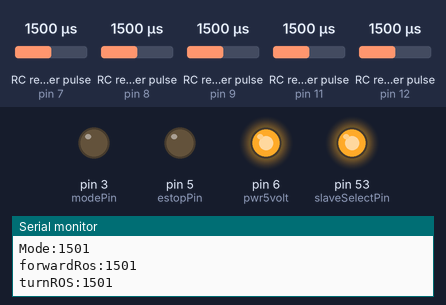
Bench run of a sketch on a simulated Arduino Mega 2560, built with avr-gcc and run on an emulated ATmega2560. On the bench: output pins drawn as LEDs (lit = HIGH), the last lines printed to the serial monitor. Wiring (inferred from the names in the program): 5 × RC receiver channel: data pin 7 / data pin 8 / data pin 9 / data pin 11 / data pin 12. The test bench sets the inputs (shaded band); at power-on: RC receiver pulse (sensors on pin 7, pin 8, pin 9, pin 11, pin 12) 1500 µs.

Above: at 1.2 s.
1.3 s: RC receiver pulse (sensor on pin 7) set to 1020 µs
At 2.6 s:
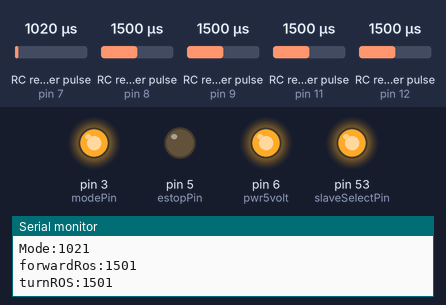
2.9 s: RC receiver pulse (sensor on pin 7) set to 1500 µs
At 4.1 s:
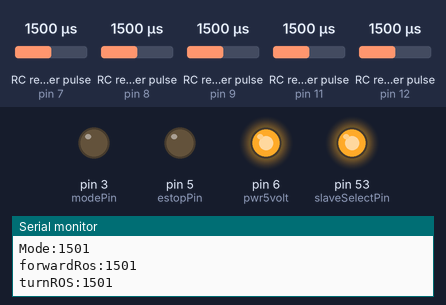
4.4 s: RC receiver pulse (sensor on pin 7) set to 1250 µs
At 5.8 s:
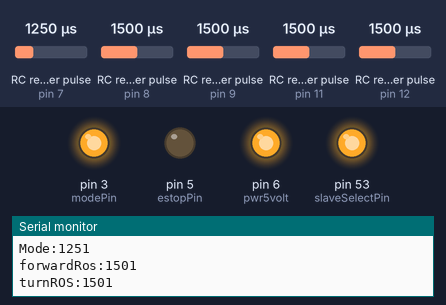
Timing chart, 0 to 7.4 s (numbered marks = the images above; inputs shaded):
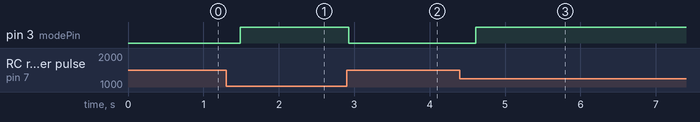

Measured:
- after the input at 1.3 s, pin 3 (modePin): LOW → HIGH after 0.19 s
- after the input at 2.9 s, pin 3 (modePin): HIGH → LOW at once
- after the input at 4.4 s, pin 3 (modePin): LOW → HIGH after 0.21 s

The sketch:

arduino_motor_pwm.ino
```cpp
#include <SPI.h>

#define pwr5volt 6
#define slaveSelectPin 53
#define RC2 8
#define RC3 9
#define RC4 7
#define modePin 3
#define estopPin 5

#define throttle_input 11
#define steering_input 12


int throttle=1500; // Here's where we'll keep our channel values
int steering=1500;
int mode=1500;//

int forward=1500;
int turn=1500;
int forwardROS=1500;
int turnROS=1500;

int prevforwardROS=1500;
int prevturnROS=1500;

double right_calib=1;
double left_calib=1.1;


void setup() {

    SPI.begin(); //initialize SPI
    pinMode(pwr5volt,OUTPUT);
    pinMode(slaveSelectPin,OUTPUT);
    digitalWrite(pwr5volt,HIGH);

    pinMode(RC2, INPUT); // Set our input pins as such
    pinMode(RC3, INPUT);
    pinMode(RC4, INPUT);

    pinMode(throttle_input, INPUT);
    pinMode(steering_input, INPUT);

    pinMode(modePin, OUTPUT);
    pinMode(estopPin, OUTPUT);

    //unicycleRun(0, 0);  // reset to neutral

    Serial.begin(57600); // Pour a bowl of Serial
}

void loop() {

    throttle = pulseIn(RC2, HIGH, 25000); // Read the pulse width of
    steering = pulseIn(RC3, HIGH, 25000); // each channel
    mode = pulseIn(RC4, HIGH, 25000); //

    throttle=constrain(throttle, 1100, 1900);
    steering=constrain(steering, 1100, 1900);

    forwardROS  = pulseIn(throttle_input, HIGH, 25000);
    turnROS     = pulseIn(steering_input, HIGH, 25000);

    if (forwardROS==0){
      forwardROS=prevforwardROS;
    }

    if (turnROS==0){
      turnROS=prevturnROS;
    }

    if((mode>1000) && (mode<1400)){
        //manual mode
        forward   = map(throttle, 1100, 1900, -500, 500); //map values from RC
        turn      = map(steering, 1100, 1900,-500, 500);
        digitalWrite(modePin, HIGH);
        digitalWrite(estopPin, LOW);
    }
    else if((mode>1400) && (mode<2000)){

        //autonomous mode
        forward   = map(forwardROS, 1100, 1900, -500, 500); //value is -500 to 500
        turn      = map(turnROS, 1100, 1900, -500, 500);
        digitalWrite(modePin, LOW);
        digitalWrite(estopPin, LOW);
    }
    else{
        //e-stop switch
        forward=0;
        turn=0;
        digitalWrite(estopPin, HIGH);
    }


    // constrain in case exceeds
    //forward = constrain(forward, -500, 500);
    //turn = constrain(turn, -500, 500);

    unicycleRun(forward, turn);
    printValue();
    delay(50);
    prevforwardROS=forwardROS;
    prevturnROS=turnROS;

}

void unicycleRun(int forward, int turn){
    int Ur;
    int Ul;
    int digitalStepRight;
    int digitalStepLeft;
    int Ur_out;
    int Ul_out;

    Ur=right_calib*(forward-turn); //here turning in cw is positive250
    Ul=left_calib*(forward+turn); //750
    //Ur & Ul ranges from -750 to 750 if right and left calibration factors = 1
    //Ur=-Ur;
    //Ul=-Ul;
    Ur=constrain(Ur, -1000, 1000);
    Ul=constrain(Ul, -1000, 1000);

    //map Ur and Ul to digital potentiometer values 0-255, map back to 1000-2000
    Ur_out=map(Ur, -1000, 1000, 1000, 2000);
    Ul_out=map(Ul, -1000, 1000, 1000, 2000);

    digitalStepRight=mapToResistance(Ur_out);
    digitalStepLeft=mapToResistance(Ul_out);

    Serial.print("\nright: ");
    Serial.print(digitalStepRight);

    Serial.print("\nleft:");
    Serial.print(digitalStepLeft);
    setMotor(digitalStepRight, digitalStepLeft);

}

int mapToResistance(int input){

    int digitalStep;

    if (input<=2000 && input>1550)
    {
        digitalStep = map(input,1551,2000, 80, 0);
    }
    if (input<=1550 && input>1450)
    {
        digitalStep =120;
    }
    if(input<=1450&&input>=1000)
    {
        digitalStep = map(input,1000,1450,255,180);
    }

    return digitalStep;
}

void setMotor(int Right, int Left)
{
    digitalWrite(slaveSelectPin,LOW);//take SS pin to low to select the chip
    SPI.transfer(0);//adress of the first potentiometer 00 (motor select)
    SPI.transfer(Right);//second data is digital value
    digitalWrite(slaveSelectPin,HIGH);//take SS pin high to deselect chip

    delay(50);//wait

    digitalWrite(slaveSelectPin,LOW);
    SPI.transfer(1); //adress of second potentiometer 01
    SPI.transfer(Left);
    digitalWrite(slaveSelectPin,HIGH);
}

void printValue()
{

    //information to serial monitor
    Serial.print("\nThrottle:"); // Print the value of
    Serial.print(throttle);    // each channel

    Serial.print("\nSteering:");
    Serial.print(steering);

    Serial.print("\nMode:");
    Serial.print(mode);

    Serial.print("\nforwardRos:");
    Serial.print(forwardROS);

    Serial.print("\nturnROS:");
    Serial.print(turnROS);


    Serial.print("\n\n");

    delay(100); // I put this here just to make the terminal window happier
}
```
